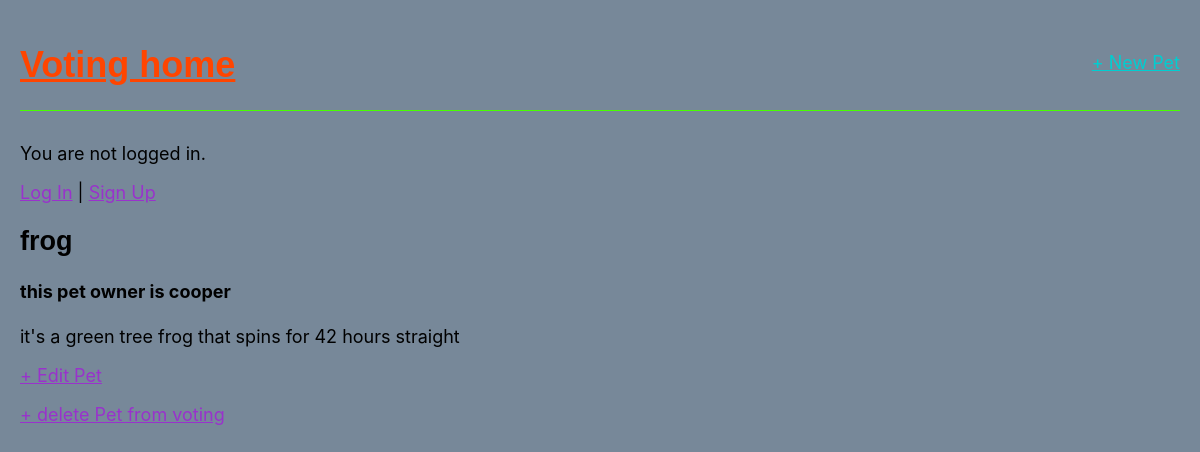
The app's page /pets/4/ with its own data.
### Voting/models.py (models this page shows, shortened)
class Pet(models.Model):
    Type = models.CharField(max_length=200)
    owner = models.ForeignKey(
        'auth.User',
        on_delete=models.CASCADE,
    )
    description = models.TextField()
    voters = models.ManyToManyField(User, related_name='voted_pets', blank=True)

### Voting/views.py (the view)
# urls.py: path('pets/<int:pk>/', PetDetail.as_view(), name= 'pet_detail'),
class PetDetail(DetailView):
    model = Pet
    template_name = 'pet_detail.html'

### templates/pet_detail.html (shortened to what this page needs)
{% extends "base.html" %}
    {% block content %}
    <div class = 'pets-entry'>
        <h2>{{ pet.Type }}</h2>
        <h4>this pet owner is {{pet.owner }}</h4>
        <p>{{ pet.description }}</p>
    </div>
    <a href="{% url "pet_edit" pet.pk%}">+ Edit Pet</a>
    <a href="{% url "pet_delete" pet.pk %}">+ delete Pet from voting</a>
{% endblock content%}

### static/css/base.css (style rules this page uses)
body { font-family: 'Inter', sans-serif; font-size: 18px; background-color: lightslategray; max-width: 1200px; margin: 0 auto; padding: 20px; }
h1, h2, h3 { font-family: 'Poppins', sans-serif; }
main a, body > a { color: darkorchid; }

### records on screen
Pet: Type "frog", owner "cooper", description "it's a green tree frog that spins for 42 hours straight"
